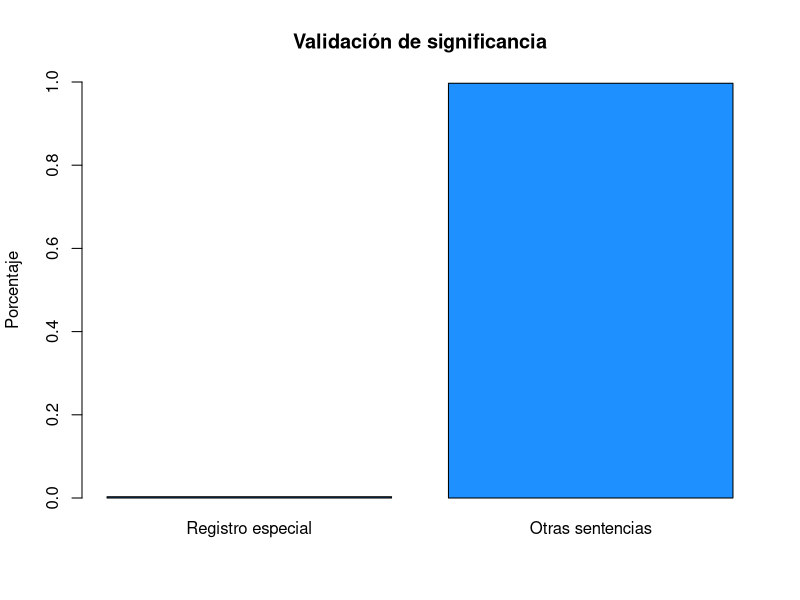
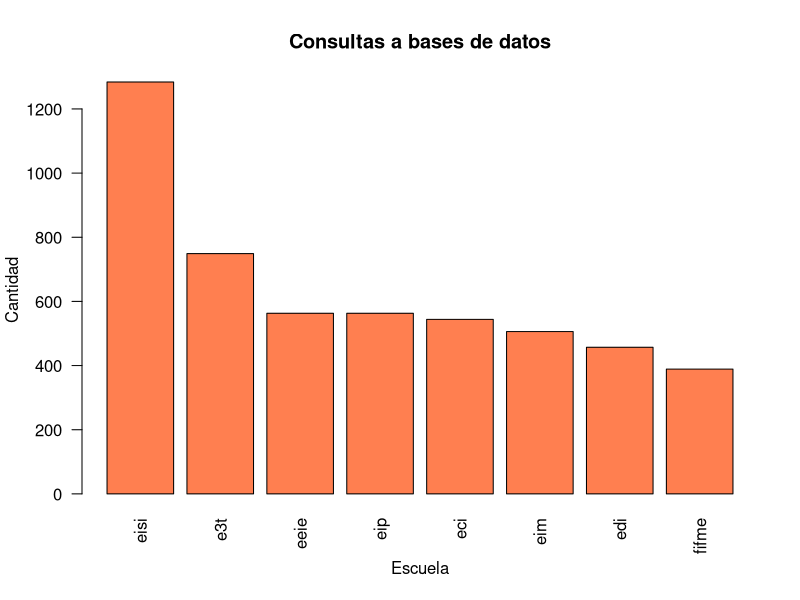
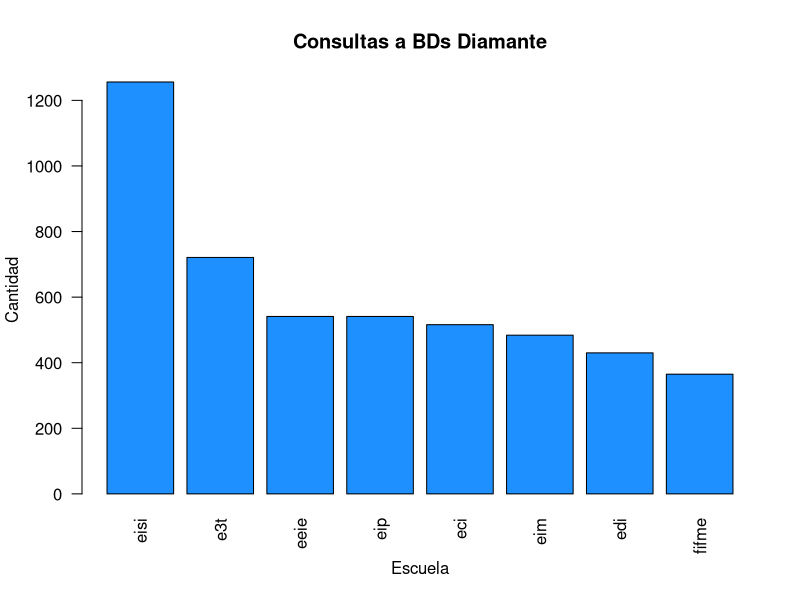
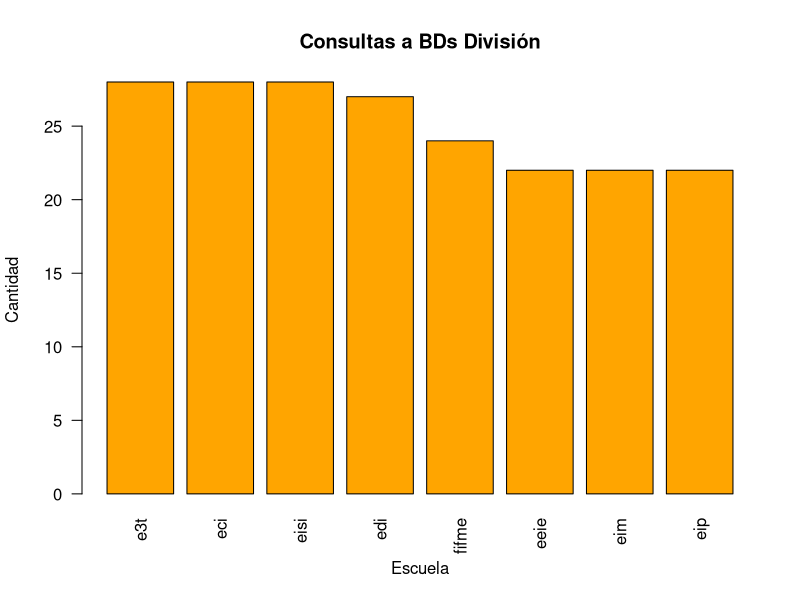
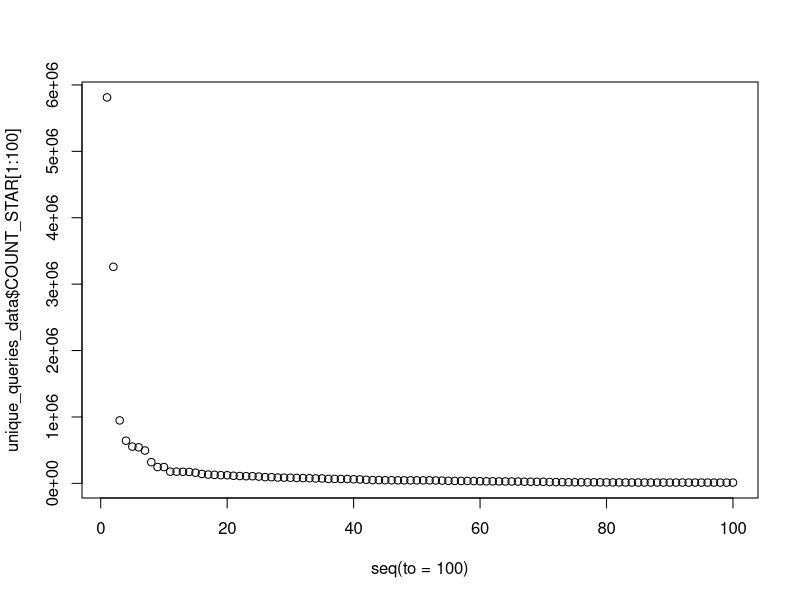
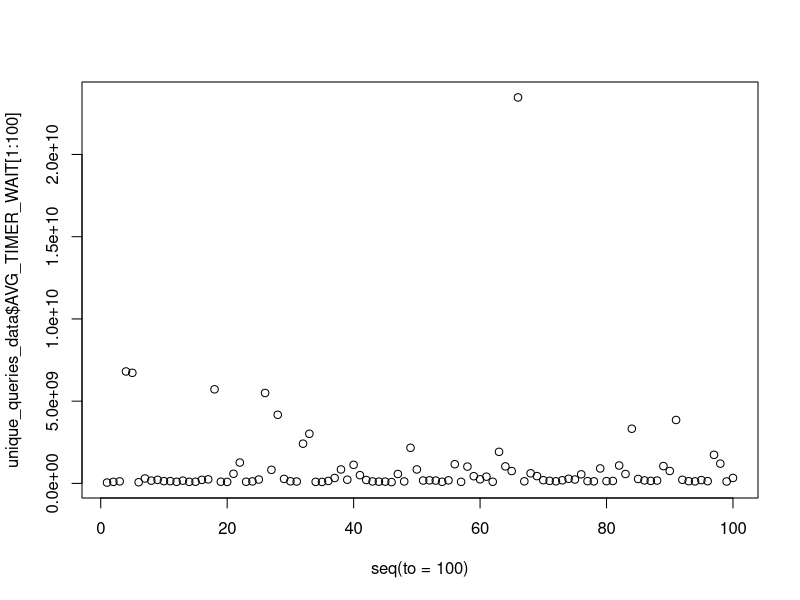
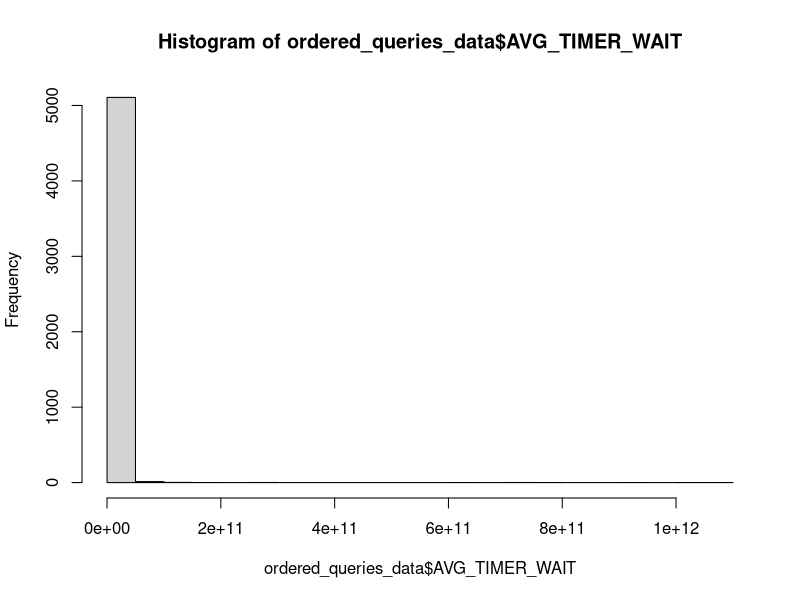
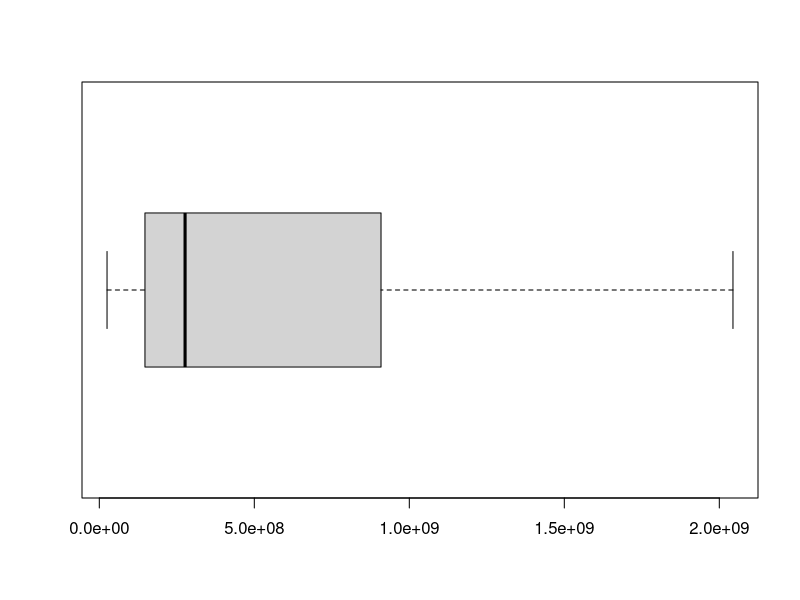

Write the R code that produced these figures, in order.
## ---- chunk 1
knitr::opts_chunk$set(echo = TRUE)
## ---- chunk 2
data_perf_schema <- read.csv(file = "./data/events_statements_summary_by_digest_202412151135.csv")

schema_split <- strsplit(data_perf_schema$SCHEMA_NAME, split = "_")
data_perf_schema$STRUCTURE_BD <- unlist(lapply(schema_split, function(x) { x[1] }))
data_perf_schema <- data_perf_schema[, c("STRUCTURE_BD", setdiff(names(data_perf_schema), "STRUCTURE_BD"))]
data_perf_schema$SCHOOL <- unlist(lapply(schema_split, function(x) { x[2] }))
data_perf_schema <- data_perf_schema[, c("SCHOOL", setdiff(names(data_perf_schema), "SCHOOL"))]
## ---- chunk 3
total_count <- sum(data_perf_schema$COUNT_STAR)
special_row <- subset(data_perf_schema, SCHEMA_NAME == "" & DIGEST == "")
other_statements <- subset(data_perf_schema, DIGEST != "")

row_categories <- matrix(c(special_row$COUNT_STAR, sum(other_statements$COUNT_STAR)) / total_count, 
                         ncol = 2)
colnames(row_categories) <- c("Registro especial", "Otras sentencias")

barplot(row_categories, 
        ylim = c(0, 1), 
        col = c("dodgerblue", "red"), 
        main = "Validación de significancia", 
        ylab = "Porcentaje")
## ---- chunk 4
queries_data <- data_perf_schema[grepl("SELECT", data_perf_schema$DIGEST_TEXT), ]
## ---- chunk 5
diamond_queries <- queries_data[queries_data$STRUCTURE_BD == "diamante", ]
division_queries <- queries_data[queries_data$STRUCTURE_BD == "division", ]

barplot(sort(table(queries_data$SCHOOL), decreasing = TRUE), 
        las = 2, 
        col = "coral", 
        main = "Consultas a bases de datos", 
        xlab = "Escuela", 
        ylab = "Cantidad")
barplot(sort(table(diamond_queries$SCHOOL), decreasing = TRUE), 
        las = 2, 
        col = "dodgerblue", 
        main = "Consultas a BDs Diamante", 
        xlab = "Escuela", 
        ylab = "Cantidad")
barplot(sort(table(division_queries$SCHOOL), decreasing = TRUE), 
        las = 2, 
        col = "orange", 
        main = "Consultas a BDs División", 
        xlab = "Escuela", 
        ylab = "Cantidad")
## ---- chunk 6
ordered_queries_data <- queries_data[order(queries_data$COUNT_STAR, 
                                           queries_data$AVG_TIMER_WAIT, 
                                           decreasing = TRUE), ]
unique_queries_data <- ordered_queries_data[!duplicated(ordered_queries_data$DIGEST), ]
## ---- chunk 7
plot(seq(to = 100), unique_queries_data$COUNT_STAR[1:100])
plot(seq(to = 100), unique_queries_data$AVG_TIMER_WAIT[1:100])

hist(ordered_queries_data$AVG_TIMER_WAIT, 
     breaks = 30)

boxplot(ordered_queries_data$AVG_TIMER_WAIT, 
        outline = FALSE, 
        horizontal = TRUE)
